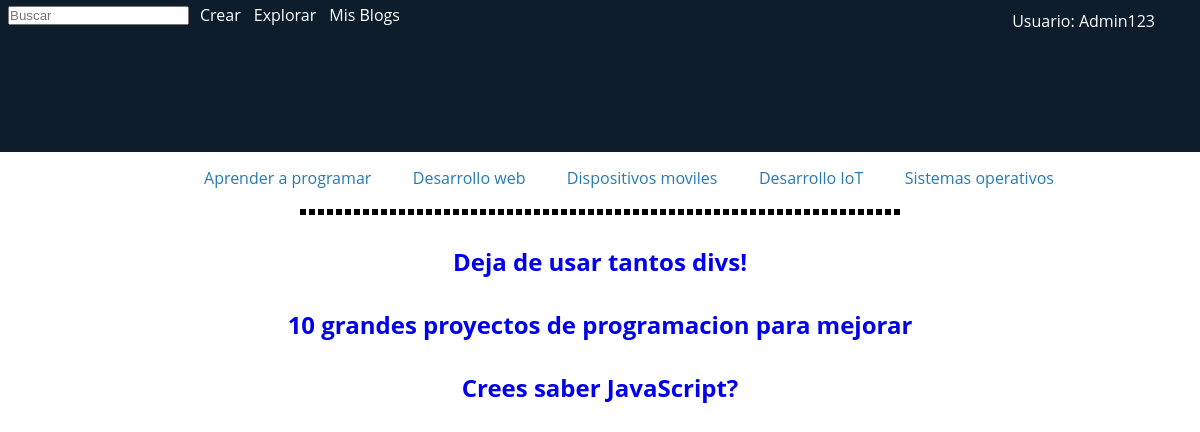
Before: /dashboard (signed in) with the older database file.
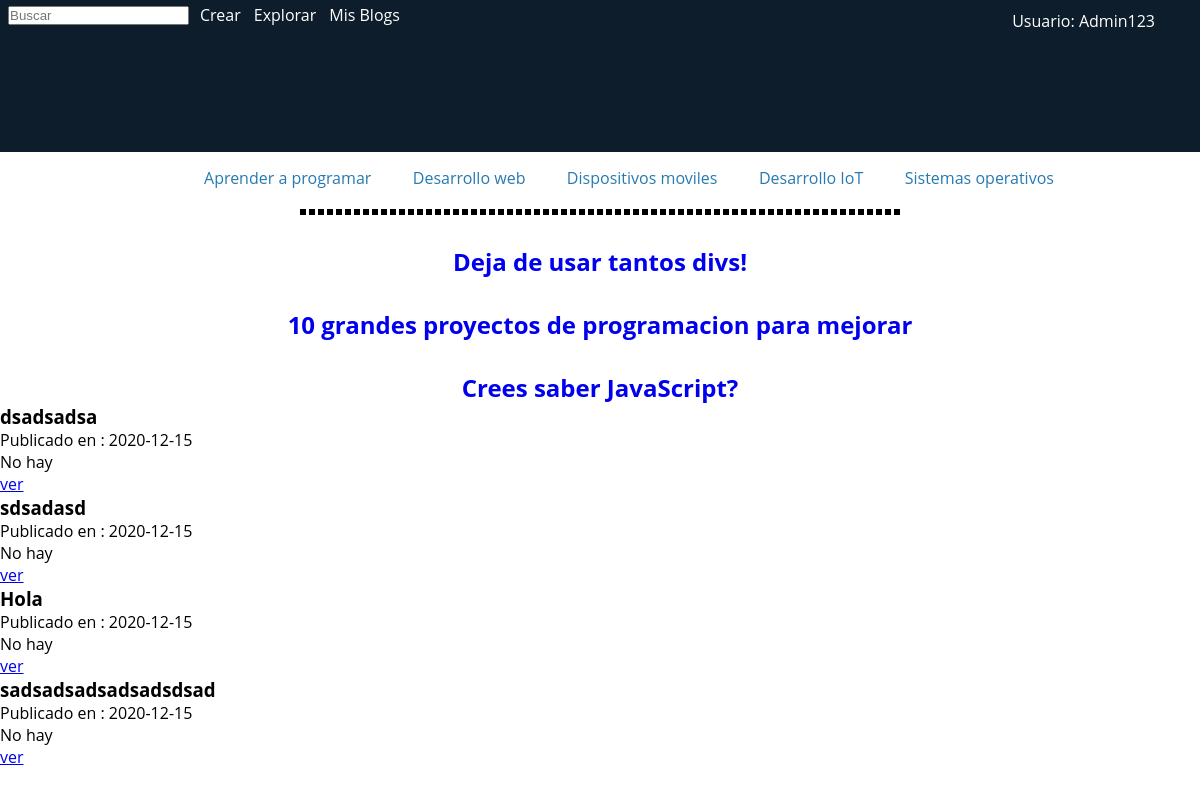
After: the same page with the newer database file.
### tables this page shows
CREATE TABLE usuarios (usuario_ID INTEGER PRIMARY KEY AUTOINCREMENT, usuario VARCHAR NOT NULL, contraseña VARCHAR (18) NOT NULL, correo VARCHAR (64) NOT NULL, nombre VARCHAR (15) NOT NULL, apellido VARCHAR (15) NOT NULL, activo BOOLEAN NOT NULL);

CREATE TABLE blogs (blog_ID INTEGER PRIMARY KEY AUTOINCREMENT, titulo VARCHAR (256) NOT NULL, imagen VARCHAR (100), cuerpo TEXT NOT NULL, privado BOOLEAN NOT NULL, etiqueta_ID INTEGER REFERENCES etiquetas (etiqueta_ID), usuario_ID VARCHAR REFERENCES usuarios (usuario_ID) NOT NULL, likes INTEGER, fecha DATE NOT NULL);

### app.py (the view)
@app.route('/dashboard')
@login_required
def dashboard():
        db = get_db()
        blogs = db.execute('SELECT * FROM blogs WHERE privado= 0').fetchall()
        return render_template('dashboard.html', blog = blogs)

### app.py (called while the page is built)
def login_required(view):
    @functools.wraps( view )
    def wrapped_view():
        if g.user is None:
            return redirect( url_for( 'login' ) )
        return view( )
    return wrapped_view

@app.before_request
def load_logged_in_user():
    user_id = session.get( 'usuario_ID' )
    if user_id is None:
            g.user = None
    else:
        g.user = get_db().execute('SELECT * FROM usuarios WHERE usuario_ID = ?', (user_id,)).fetchone()

### db.py (called while the page is built)
def get_db():
    try:
        if 'db' not in g:
            g.db = sqlite3.connect(my_file)
        return g.db
    except Error:
        print(Error)

### Templates/dashboard.html (shortened to what this page needs)
<!DOCTYPE html>
<html lang="en">
<head>
    <link rel="stylesheet" href="{{ url_for('static', filename='css/dashboardStyle.css') }}" />
</head>
<header>
    <div class="busquedad">
        <input href="/resultados " name="buscar " type="text " autocomplete="off " placeholder="Buscar " />
    </div>
    <div>
        <nav class="menu">
            <a href="/create">crear</a>
            <a href=" ">Explorar</a>
            <a href=" ">mis blogs</a>
        </nav>
    </div>
    <div class="perfil">
        <ul class="nav">
            <li>
                <a href=" ">Usuario: {{session['username']}}</a>
            </li>
        </ul>
    </div>
</header>
<section>
    <div>
        <nav class="recomendados">
            <a href=" ">Aprender a programar</a>
            <a href=" ">Desarrollo web</a>
            <a href=" ">Dispositivos moviles</a>
            <a href=" ">Desarrollo IoT</a>
            <a href=" ">Sistemas operativos</a>
        </nav>
    </div>
    <div class="separador"></div>
    <div class="publicaciones">
        <div class="post">
            <h1>
                <a href="www.google.com.co " rel="bookmark " title="Deja de usar tantos divs! ">Deja de usar tantos divs!</a
            >
          </h1>
        </div>
        <div class="post">
          <h1>
            <a
              href="www.google.com.co "
              rel="bookmark "
              title="10 grandes proyectos de programacion para mejorar "
              >10 grandes proyectos de programacion para mejorar</a
            >
          </h1>
        </div>
        <div class="post">
          <h1>
            <a
              href="www.google.com.co "
              rel="bookmark "
              title="Crees saber JavaScript? "
              >Crees saber JavaScript?</a
            >
          </h1>
        </div>
      </div>
    </section>
  {% for blog_ in blog %}
  <section>
        <h3 class="post-title">{{ blog_[1] }}</h3>
        <p class="date">Publicado en : {{ blog_[8] }}</p>
        <p>{{ blog_[2] }}</p>
        <a href ="{{url_for('verBlog')}}?blog_ID={{blog_[0]}}">ver</a>
</section>
{% endfor %}
</body>
</html>

### Static/css/dashboardStyle.css (style rules this page uses)
* { box-sizing: border-box; padding: 0; margin: 0; }
header { width: 100%; height: 152px; background-color: #0d1d2b; }
.busquedad { display: flex; position: relative; top: 6px; left: 8px; max-width: 166px; }
.menu { display: flex; flex-direction: row; flex-wrap: wrap; text-transform: capitalize; justify-content: space-between; max-width: 200px; position: relative; top: -15px; left: 200px; }
.menu a { text-decoration: none; color: white; }
.perfil { position: absolute; top: 0px; right: 30px; }
ul, ol { list-style-type: none; }
.nav li a { background-color: #0d1d2b; color: white; text-decoration: none; padding: 10px 15px; display: block; }
.recomendados { display: flex; flex-direction: row; flex-wrap: wrap; justify-content: space-between; max-width: 850px; margin-top: 15px; margin-left: 17%; }
.recomendados a { text-decoration: none; color: #277ab1; }
.separador { width: 50%; margin-top: 20px; margin-left: 25%; border-style: dashed; }
.post { margin-top: 30px; }
h1 { text-align: center; }
h1 a { text-decoration: none; }

Changed rows visible on the page:
added blogs: titulo "dsadsadsa", fecha "2020-12-15", imagen "No hay"
added blogs: titulo "sdsadasd", fecha "2020-12-15", imagen "No hay"
added blogs: titulo "Hola", fecha "2020-12-15", imagen "No hay"
added blogs: titulo "sadsadsadsadsadsdsad", fecha "2020-12-15", imagen "No hay"
